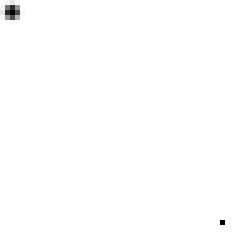
#> input picture example_spatiotemporal-img/diago000.tif, 50 x 50 px (shown 5 times larger); its folder holds 4 pictures in this run
$ python example_spatiotemporal.py   (Python 2 division)
#> lines starting #> are read from the running program, lines starting #| are printed output that depends on the picture
# -*- coding: utf-8 -*-
"""
@author: Pascal Raux
Various functions for spatio-temporal diagrams ("reslice")
"""
import numpy as np  # calcul matriciel et scientifique
import matplotlib.pyplot as plt  # figure and graphs
import skimage
from math import pi
import skimage.io, skimage.draw


#%% Movie spatio-temporal diagrams ("reslice")
"""
# reslice takes an image sequence and 2 coordinates to return a reslice
# i.e. an image showing the time-evolution of the line [x[0],y[0]],[x[1],y[1]]
dilatet = int (default= 1) sets the number of px displayed for each frame
"""
def reslice(imgseq,xslice,yslice, dilatet=1):
    # rounds and converts to an integer
    xslice, yslice = np.rint(xslice).astype(int), np.rint(yslice).astype(int)
    # determines the px to extract from each image: indline=(iy,ix)
    indline = skimage.draw.line(yslice[0], xslice[0], yslice[1], xslice[1])
    if len(imgseq[0].shape) ==2: #B&W img
        resliceimg = np.zeros((len(imgseq)*dilatet, len(indline[0])), dtype='uint8')
    else: # color img
        resliceimg = np.zeros((len(imgseq)*dilatet, len(indline[0]),
                               imgseq[0].shape[2]), dtype='uint8')
    for kimg in range(len(imgseq)):
        # extracts the line in each image of imgseq
        resliceimg[kimg*dilatet:(kimg+1)*dilatet, :] = imgseq[kimg][indline]

    return resliceimg

"""
display some images of the sequence then calls for "reslice" after defining x/yslice with ginput

- display to define a list of the img to average to generate the image displayed
        by default displays [0, len(imgseq)/2 , len(imgseq)] in an RGB img
        will display an RGB image for gray level images if len(displayimg)==3
        otherwise, will average on this list of images
- nfig is the figure number to display the img
- dilatet allow to expand the time scale by duplicating the corresponding lines

"""

# [33 lines left out: function resliceinput, not called in this run]


"""
reslice_rot calculate the radial profile for each image around a given center
and averages it along the angles in order to extract only one line/image
Return an spatiotemporal image of radius vs time

imseq is a concatenated imageseq: see skimage.io.concatenate_images(image_collection)

parameters:
- Nangle sets the number of angle to calculate
- color BGcolor defines the background to fill the result image
- startangle define the origin of the first line (default = top)
- radiusimage = True returns the radius vs angle image seq instead
- fullcircle = True allow to calculate radius where only part of the circle is visible
 ( = False restricts the calculation below the distance of the center to a lateral side of the image)
NB
 - in this function, the limiting size is set by the x size of the image
 - typical Nangle needed to extract the px at the edge= im.shape[0]/(2*np.arcsin(im.shape[0]*1./im.shape[1]))*2*pi

 - suggested pre-treatment of the image seq for impact of drops:
# concatenate image sequence:
imageseq=skimage.io.concatenate_images(imseq[1:])
# substract background: (in abs value):
imageseq = np.where(imseq[0]>imageseq[:], imseq[0]-imageseq[:], imageseq[:]-imseq[0])
# remove irrelevent values (noise) (threshold = 8?)
imageseq[imageseq < threshold] = 1
"""
# [77 lines left out: function reslice_rot, not called in this run]
"""
radiusimage return an image showing the radial evolution around a given center
in the new image, each row corresponds to an angle, and the column are radii

parameters:
- Nangle sets the number of angle to calculate
- dilate allows to duplicate each angle line for better visualization
- color BGcolor defines the background to fill the result image
- startangle define the origin of the first line (default = top)

NB
 - in this function, the limiting size is set by the x size of the image
 - typical Nangle needed to extract the px at the edge= im.shape[0]/(2*np.arcsin(im.shape[0]*1./im.shape[1]))*2*pi
"""
# [42 lines left out: function radiusimage, not called in this run]

#%% example 0 diagonal:
path = './example_spatiotemporal-img/'
# get an image sequence
imgseq = skimage.io.imread_collection(path+"/diago*.tif")
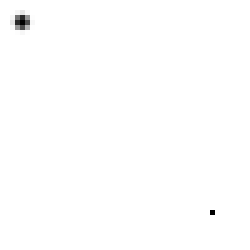
#> input picture example_spatiotemporal-img/diago001.tif, 50 x 50 px (shown 5 times larger)
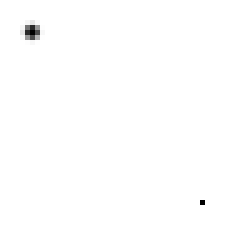
#> input picture example_spatiotemporal-img/diago002.tif, 50 x 50 px (shown 5 times larger)
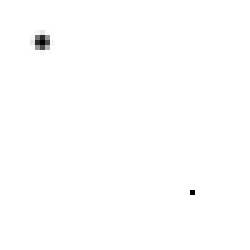
#> input picture example_spatiotemporal-img/diago003.tif, 50 x 50 px (shown 5 times larger)
#> imgseq = 4 items
plt.close()
fig = plt.figure(figsize=(15,5))
a1 = fig.add_subplot(131)
a2 = fig.add_subplot(132)
a3 = fig.add_subplot(133)

#generate a color image to display the sequence:
sequence = 255*np.ones((imgseq[0].shape[0],imgseq[0].shape[1],3)).astype('uint8')
nimg=len(imgseq)
#> nimg = 4
for k in range(nimg):
    sequence[:,:,0] = np.where(imgseq[k]<100, int((255*k)/nimg),sequence[:,:,0])
    sequence[:,:,1] = np.where(imgseq[k]<100, 0, sequence[:,:,1])
    sequence[:,:,2] = np.where(imgseq[k]<100, 255-int((255*k)/nimg),sequence[:,:,2])


# display an image:
a1.imshow(imgseq[len(imgseq)/2], cmap= 'gray')
xslice = [0, 49]
yslice = [0,49]
# show the line along which the spatiotemporal is done
a1.plot(xslice,yslice,':k')
a1.set_title('image n.'+str(len(imgseq)/2))

# show colored sequence
a2.imshow(sequence)
a2.set_title('time increases from blue to red')
a2.plot(xslice,yslice,':k')

# generates the spatiotemporal diagram
spatiotemporal = reslice(imgseq,xslice,yslice, dilatet=1)
#> the loop in reslice, `for kimg in range(len(imgseq)):` made 4 passes
a3.imshow(spatiotemporal, cmap='gray')
a3.set_xlabel('spatial (along diagonal) (px)')
a3.set_ylabel('time (frame)')
a3.set_title('spatiotemporal')


#%% image sequence for the next examples
path = './example_spatiotemporal-img/'
# get an image sequence
imgseq = skimage.io.imread_collection(path+"/img*.tif")

#%% example 1: direct spatio temporal:
plt.close()
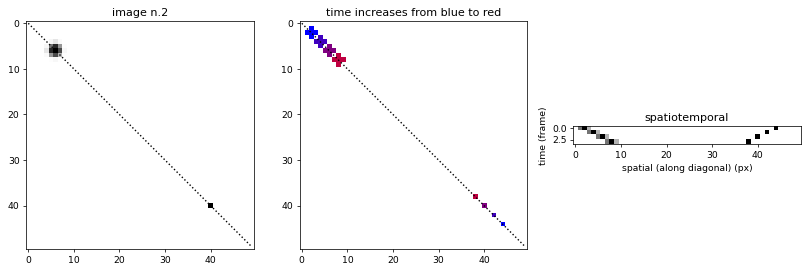
#> figure drawn by matplotlib, 3 panels
fig = plt.figure(figsize=(15,5))
a1 = fig.add_subplot(131)
a2 = fig.add_subplot(132)
a3 = fig.add_subplot(133)
# display an image:
#> (the run stopped early here; a loop or call above may not have finished)
